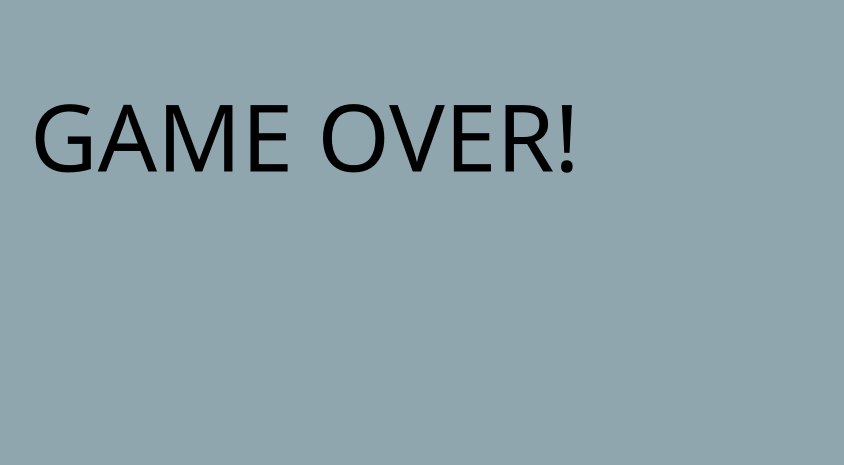
<?xml version="1.0" encoding="UTF-8"?>
<ui version="4.0">
 <class>GameOver</class>
 <widget class="QWidget" name="GameOver">
  <property name="geometry">
   <rect>
    <x>0</x>
    <y>0</y>
    <width>844</width>
    <height>465</height>
   </rect>
  </property>
  <property name="windowTitle">
   <string>Form</string>
  </property>
  <property name="styleSheet">
   <string notr="true">background-color: rgb(144, 166, 175);</string>
  </property>
  <widget class="QLabel" name="label">
   <property name="geometry">
    <rect>
     <x>30</x>
     <y>30</y>
     <width>811</width>
     <height>211</height>
    </rect>
   </property>
   <property name="font">
    <font>
     <family>Ravie</family>
     <pointsize>70</pointsize>
    </font>
   </property>
   <property name="text">
    <string>GAME OVER!</string>
   </property>
  </widget>
  <widget class="QLabel" name="label_score">
   <property name="geometry">
    <rect>
     <x>160</x>
     <y>260</y>
     <width>671</width>
     <height>161</height>
    </rect>
   </property>
   <property name="font">
    <font>
     <family>Forte</family>
     <pointsize>48</pointsize>
    </font>
   </property>
   <property name="text">
    <string/>
   </property>
  </widget>
 </widget>
 <resources/>
 <connections/>
</ui>
